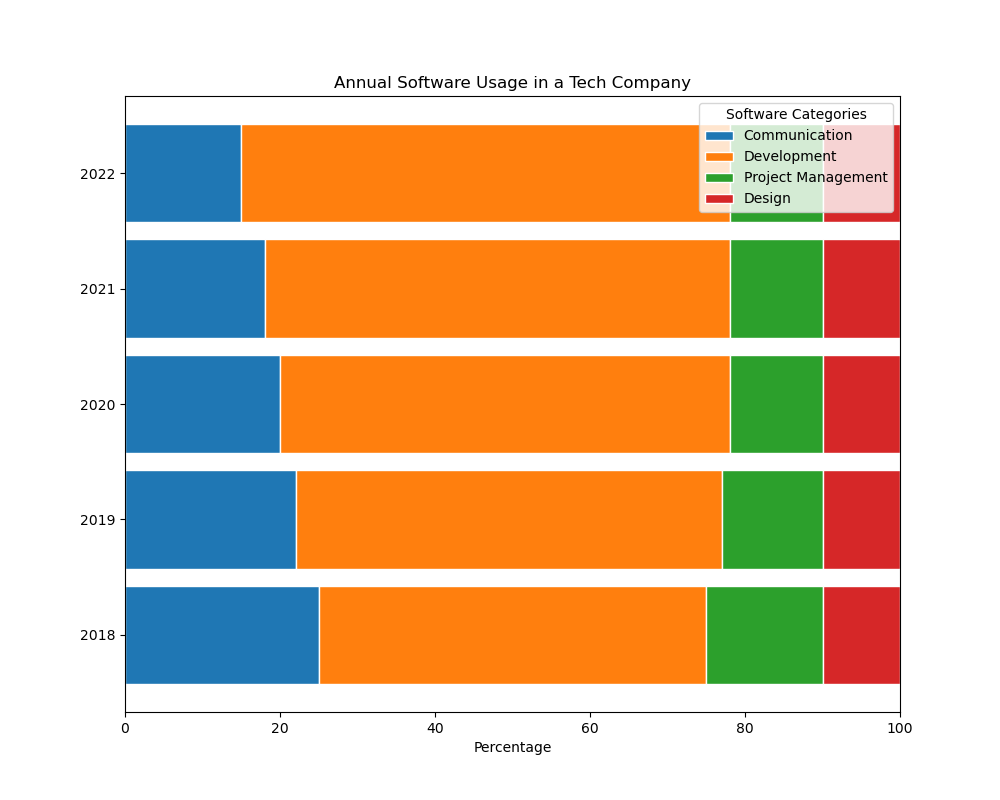

This chart was generated by the following Python code:

import matplotlib.pyplot as plt
import numpy as np

# Given data points
years = ['2018', '2019', '2020', '2021', '2022']
communication = [25, 22, 20, 18, 15]
development = [50, 55, 58, 60, 63]
project_management = [15, 13, 12, 12, 12]
design = [10, 10, 10, 10, 10]

# Convert the data to percentage
total = [sum(x) for x in zip(communication, development, project_management, design)]
communication_percentage = [i / j * 100 for i, j in zip(communication, total)]
development_percentage = [i / j * 100 for i, j in zip(development, total)]
project_management_percentage = [i / j * 100 for i, j in zip(project_management, total)]
design_percentage = [i / j * 100 for i, j in zip(design, total)]

# Set the figure size
plt.figure(figsize=(10, 8))

# Plot horizontal bar chart
barWidth = 0.85
plt.barh(years, communication_percentage, color='#1f77b4', edgecolor='white', height=barWidth, label='Communication')
plt.barh(years, development_percentage, left=communication_percentage, color='#ff7f0e', edgecolor='white', height=barWidth, label='Development')
plt.barh(years, project_management_percentage, left=[i+j for i,j in zip(communication_percentage, development_percentage)], color='#2ca02c', edgecolor='white', height=barWidth, label='Project Management')
plt.barh(years, design_percentage, left=[i+j+k for i,j,k in zip(communication_percentage, development_percentage, project_management_percentage)], color='#d62728', edgecolor='white', height=barWidth, label='Design')

# Add a legend
plt.legend(loc='upper right', bbox_to_anchor=(1, 1), title='Software Categories')

# Add labels and title
plt.xlabel('Percentage')
plt.title('Annual Software Usage in a Tech Company')

# Change xlim for better spacing
plt.xlim(0, 100)

# Display the plot
plt.show()
